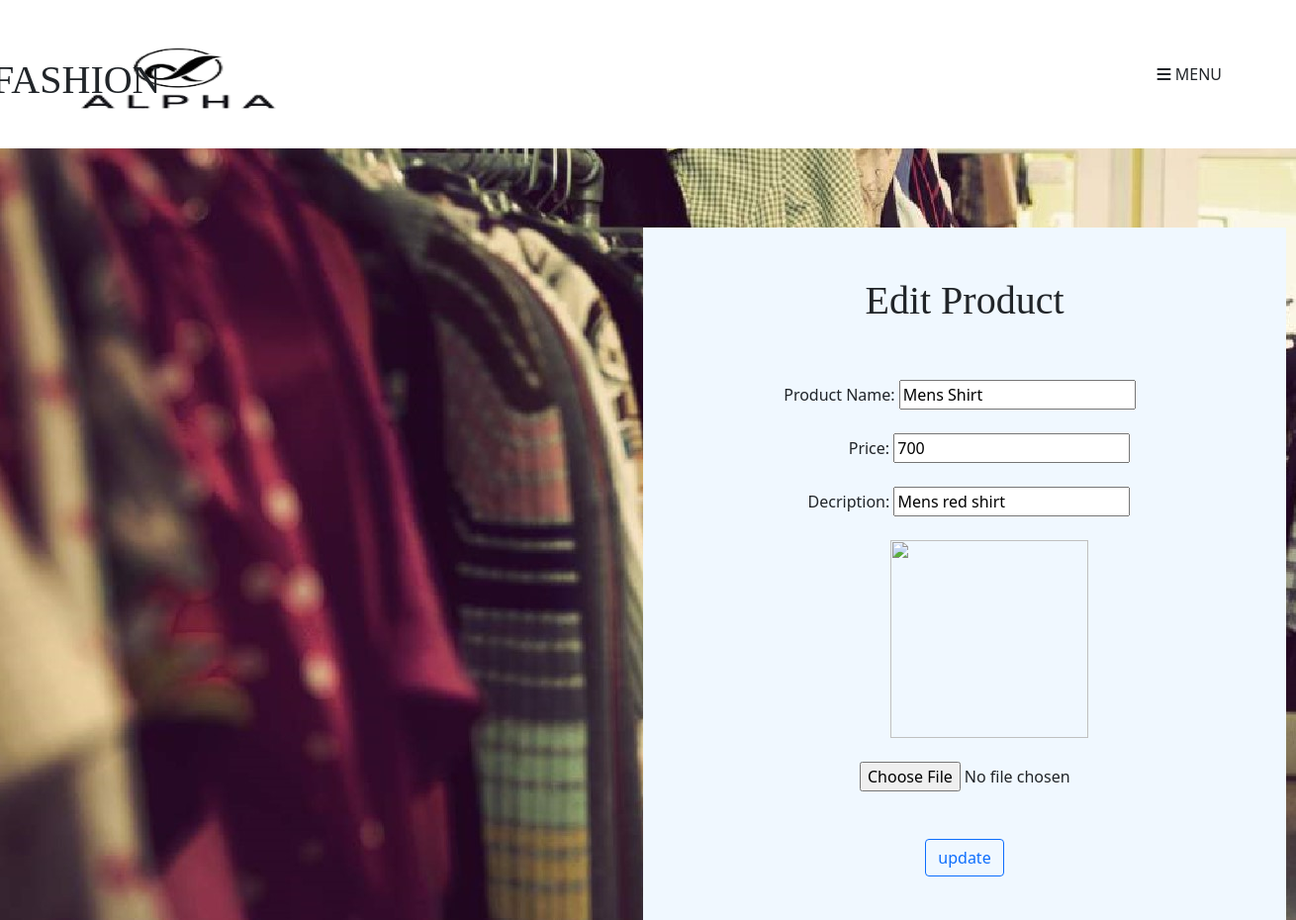
The page /uploadedit/2 on the database as committed earlier.
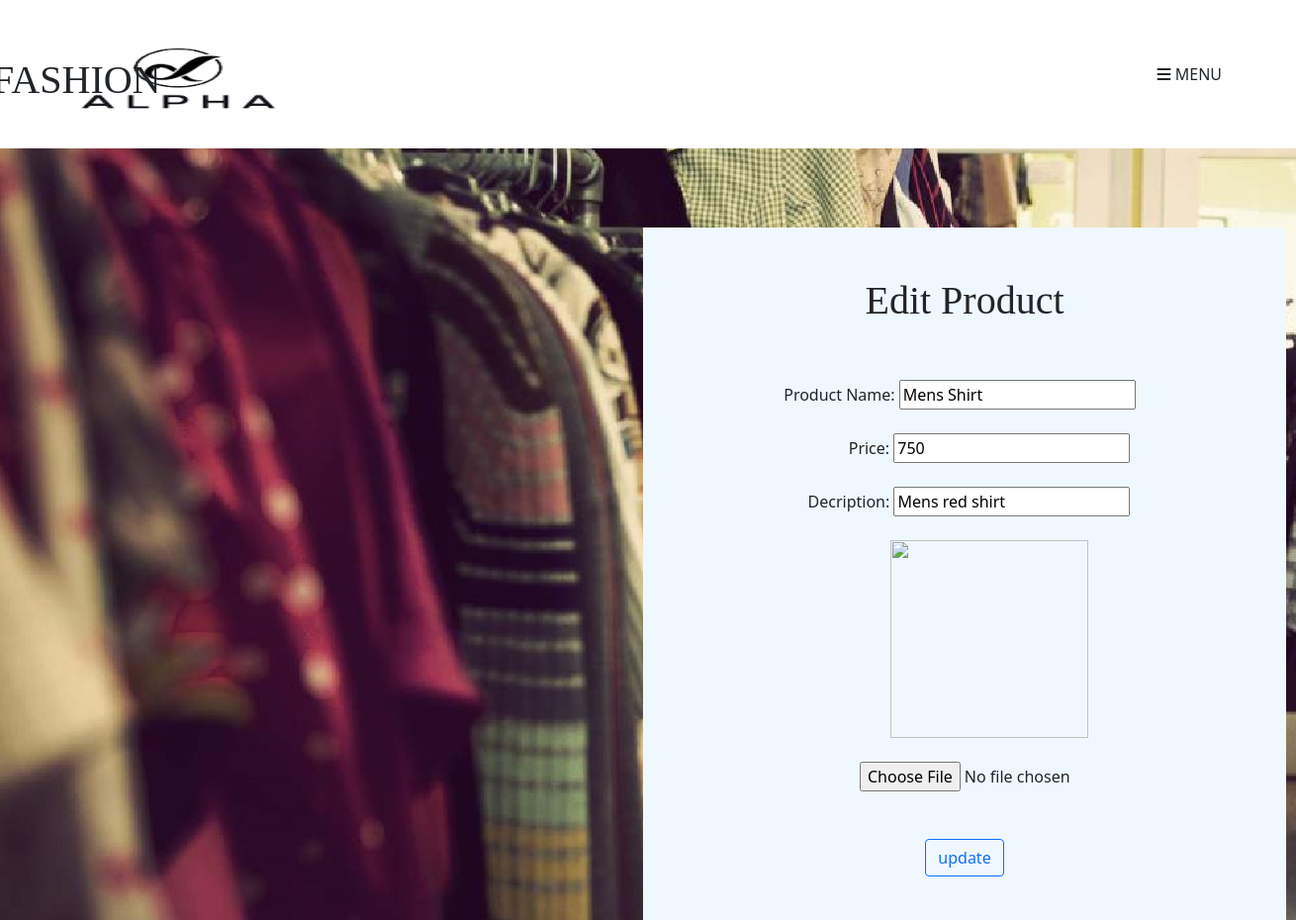
The same page on the database as committed later.
### Alpha/models.py (models this page shows, shortened)
class uploadmodel(models.Model):
    uid=models.IntegerField()
    name=models.CharField(max_length=20)
    price=models.IntegerField()
    description=models.CharField(max_length=50)
    image=models.ImageField(upload_to="Alpha/static")

### Alpha/views.py (the view, shortened to what this page needs)
# urls.py: path('uploadedit/<int:id>',uploadedit),
def uploadedit(request,id):
    a=uploadmodel.objects.get(id=id)
    im=str(a.image).split('/')[-1]
    return render(request,'uploadedit.html',{'a':a,'im':im})

### Alpha/templates/uploadedit.html (shortened to what this page needs)
<!DOCTYPE html>
<html lang="en">
{% load static %}
<head>
    <link href="https://cdn.jsdelivr.net/npm/bootstrap@5.0.2/dist/css/bootstrap.min.css" rel="stylesheet">
</head>
<body style="background-image: url('{% static 'images/edit2.jpg' %}');">
    <nav class="navbar navbar-expand-lg ">
        <div class="container-fluid">
          <a class="navbar-brand" href="http://127.0.0.1:8000/"><img src="{% static 'images/bgremove.jpg' %}" style="width:200px;height:70px;margin-left: 70px;"></a><h1 style="font-family: 'Times New Roman', Times, serif; margin-top: 20px; margin-left: -1300px;">FASHION</h1>
            <button class="btn btn-muted" type="button" data-bs-toggle="offcanvas" data-bs-target="#offcanvasRight" aria-controls="offcanvasRight" style="margin-right: 50px;"><i class="fa-solid fa-bars"></i> MENU</button>
     </div>
      </nav>
    <div id="a" style="text-align: center;">
        <h1 style="font-family: 'Times New Roman', Times, serif;text-align:center ; margin-top: 50px;">Edit Product</h1>
        <br><br>
<form method="post" enctype="multipart/form-data">{% csrf_token %}
    <label style="margin-left: -10px;">Product Name:</label>
    <input type="text" name="name" value="{{a.name}}"><br><br>
    <label style="margin-left: 50px;">Price:</label>
    <input type="text" name="price" value="{{a.price}}"><br><br>
    <label style="margin-left: 9px;">Decription:</label>
    <input type="text" name="description" value="{{a.description}}"><br><br>
    <img src="{% static im %}" style="margin-left: 50px;" height="200px" width="200px"><br><br>
    <input style="margin-left: 100px;" type="file" name="image" value="im"><br><br><br>
    <input type="submit" class="btn btn-outline-primary" value="update">
</form>
    </div>
</body>
</html>

### Alpha/templates/uploadedit.html (style rules this page uses)
#a { height: 700px; width: 650px; float:left; background-color: aliceblue; backface-visibility:initial; margin-top: 80px; margin-left: 650px; }
div a { text-decoration: none; }
nav { background-color:white; height: 150px; }

Rows that differ between the two databases and show on the page:
changed uploadmodel "Mens Shirt": price "700" → "750"
